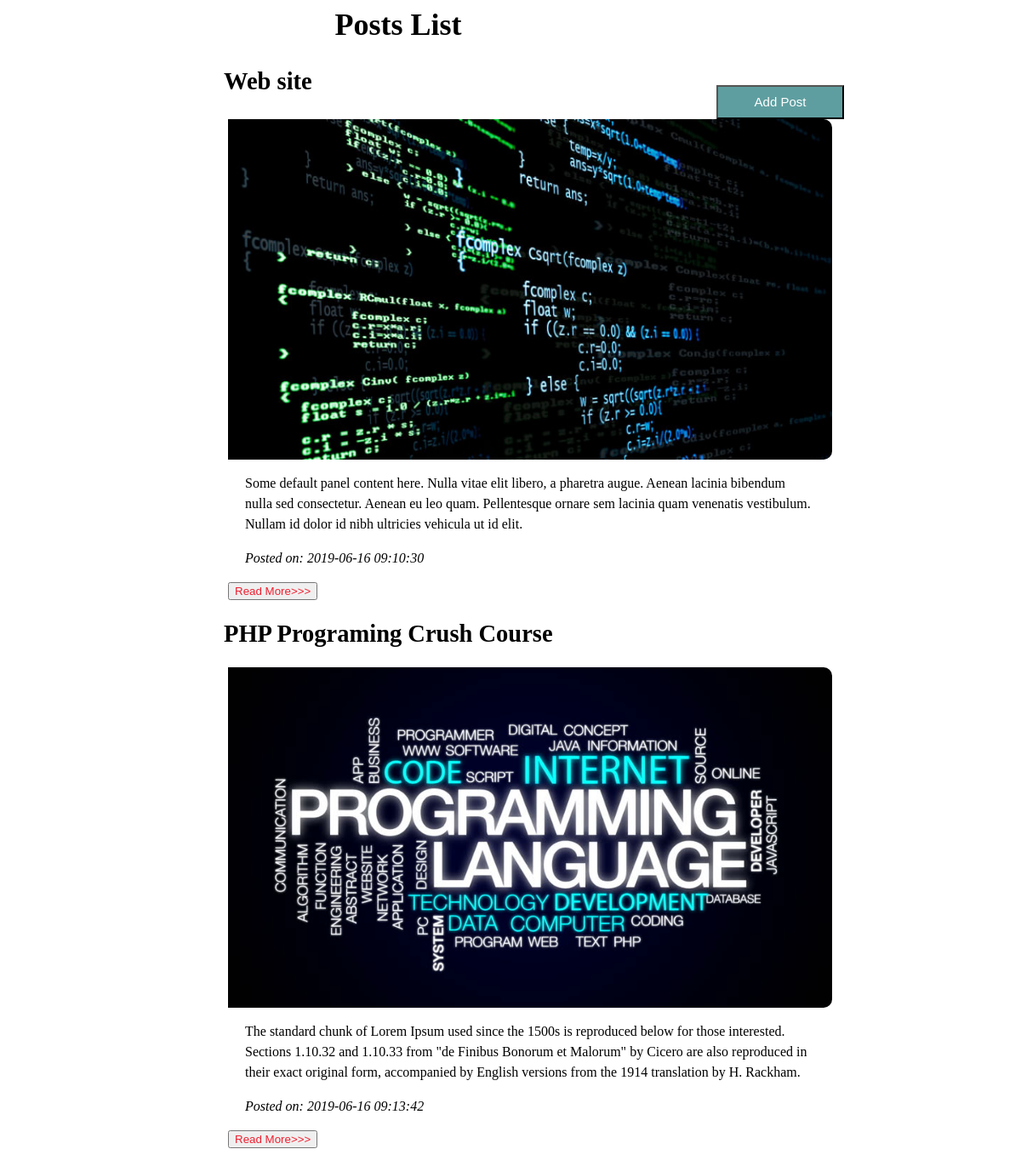
The app's page /home.php with its own data.
### tables this page shows
CREATE TABLE `posts` (
  `id` int(11) NOT NULL,
  `title` text NOT NULL,
  `description` text NOT NULL,
  `picture` varchar(255) NOT NULL,
  `created_date` timestamp NOT NULL DEFAULT CURRENT_TIMESTAMP
);

### home.php (the view, shortened to what this page needs)
<html>
    <head>
        <link rel="stylesheet" type="text/css" href="css/style.css">
    </head>
    <body>
        <div class="blog-post" >
            <div class="header">
                <h2 class="post_header">Posts List</h2>
                <button  style="" class="add_button">
                    <a class="link" href="addPost.php">
                        Add Post
                    </a></button>
            </div>
            <?php
                include('config/db_config.php');
                $query = "Select * from posts";
                $result = mysqli_query($conn, $query);
                if (mysqli_num_rows($result) > 0) {
                    echo '<div class="content">';
                    while($member = mysqli_fetch_array($result)) {?>
                        <div class="wrapper">
                            <h2 class="header_home"><?= $member['title'] ?></h2>
                            <img src="images/<?= $member['picture'] ?>"/>
                            <p> <?= $member['description'] ?></p>
                            <p><i>Posted on: <?= $member['created_date'] ?></i></p>
                            <div class="read"><button ><a href="comment_post.php?postid=<?php echo $member['id']?>">Read More>>></a></button></div>
                        </div>
                    <?php }
                    echo '</div>';
                } else {?>
                    <div class="panel panel-warning">
                        <h2 class="no_post">No Posts available!</h2>
                    </div>
                <?php }
            ?>
        </div>
    </body>
</html>

### css/style.css (style rules this page uses)
body { font-size: 19px; }
img { width: auto; height: 400px; border-radius: 10px; border-image-slice: 10px; padding-left: 20px; }
.wrapper { margin-left: 120px; margin-top: 0px; width:900px; border-radius: 10px; }
.header { border-radius: 10px; text-align: center; font-size: 24px; }
.header_home { width: 500px; padding-left: 5px; margin-left: 10px; }
.content { margin-left: 100px; margin-right: 80px; box-shadow: 30px; padding-top: 0px; padding-left: 20px; padding-bottom: 20px; }
p { line-height: 1.5em; padding-left: 20px; font-family: "Times New Roman", Times, serif; font-size:16px; margin-left: 20px; margin-right: 190px; }
.post_header { padding-left: 20px; margin-left: 200px; width: 480px; }
.read { margin-left: 20px; }
a { color: #EF1F2F; text-decoration: none; }
.link { color: white; }
.add_button { float: right; margin-right: 200px; margin-top: 20px; background: #5f9ea0; font-size: 15px; height: 40px; width: 150px; color: white; }

### records on screen
posts: title "Web site", picture (picture), description "Some default panel content here. Nulla vitae elit libero, a pharetra augue. Aenean lacinia bibendum nulla sed consectetur. Aenean eu leo quam. Pellentesque ornare sem lacinia quam venenatis vestibulum. Nullam id dolor id nibh ultricies vehicula ut id elit.", created_date "2019-06-16 09:10:30"
posts: title "PHP Programing Crush Course", picture (picture), description "The standard chunk of Lorem Ipsum used since the 1500s is reproduced below for those interested. Sections 1.10.32 and 1.10.33 from \"de Finibus Bonorum et Malorum\" by Cicero are also reproduced in their exact original form, accompanied by English versions from the 1914 translation by H. Rackham.", created_date "2019-06-16 09:13:42"
